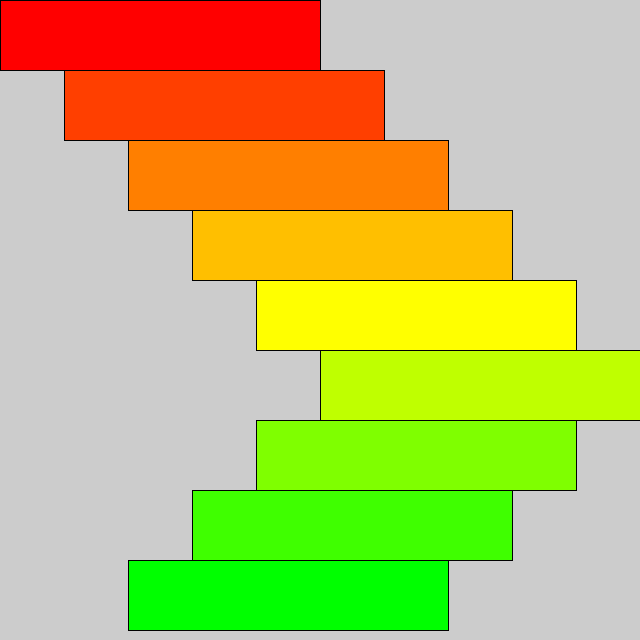
Frame 1 (no input)
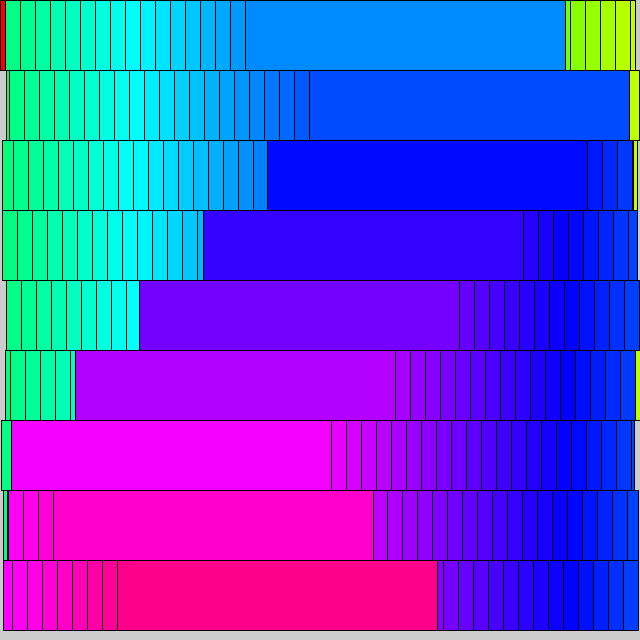
Frame 60 (the mouse pressed at the canvas centre just before this capture)
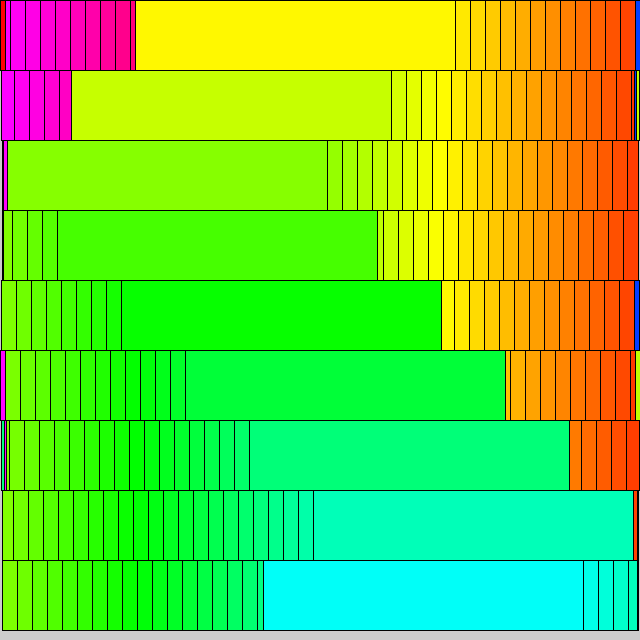
Frame 120 (the mouse held since frame 60 and released just before this capture)

The Processing sketch that drew these frames (run headless with seeded random() and noise(); from frame 60 on, the mouse is pressed at the canvas centre):

// Processing sketch: day297
// ── day297.pde
int v,i,j;
void setup(){
size(640,640);
colorMode(3,24);
}
void draw(){
clear();
for(i=0;i<9;i++){
j=(i*64+v)%640;
fill((i+v/64.)%24,24,24);
rect(j>320?640-j:j,i*70,320,70);
}
v+=15;
}
